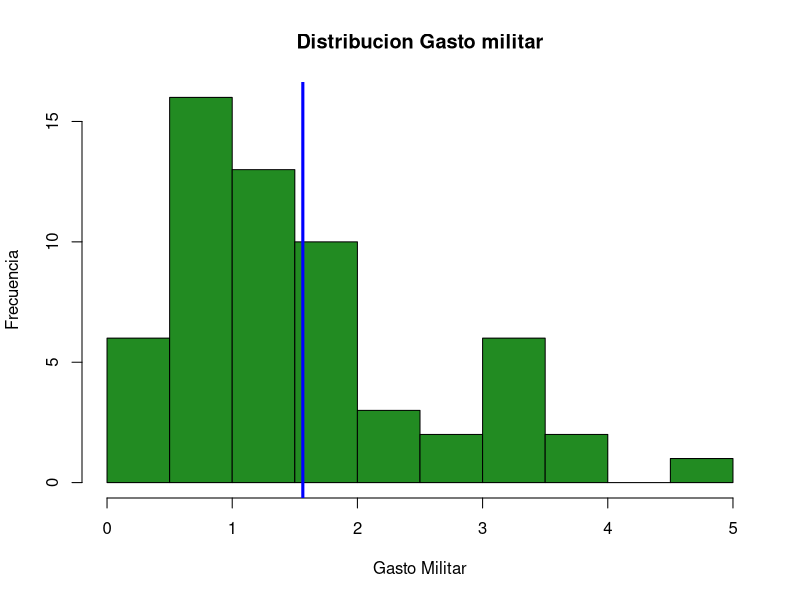
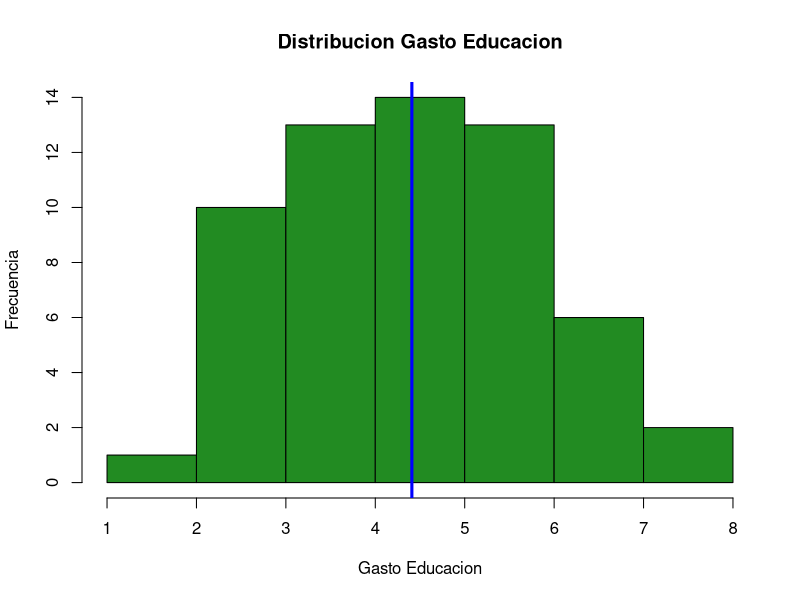
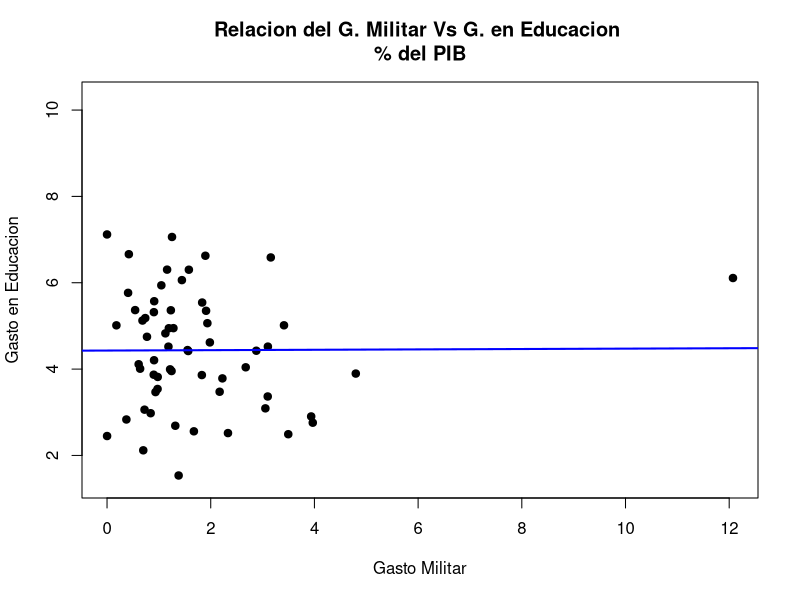
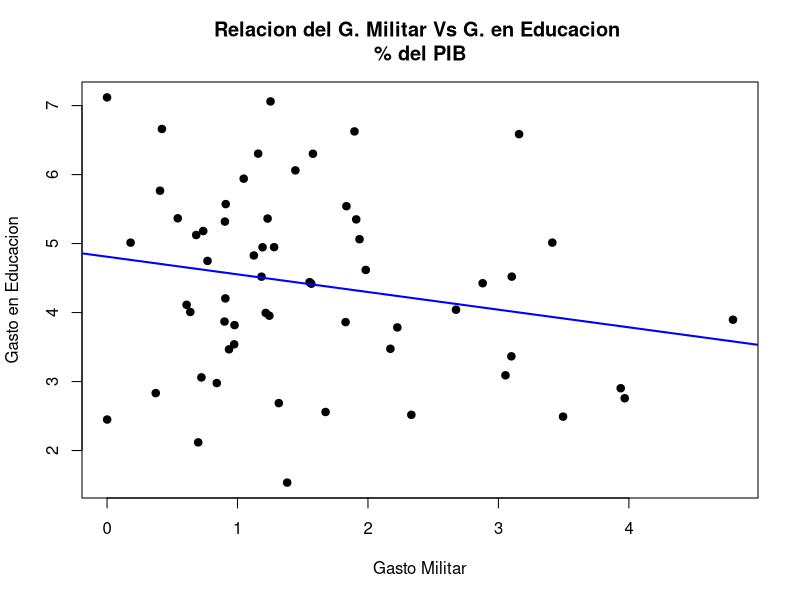

The R source for these figures, in order:
## ---- chunk 1
knitr::opts_chunk$set(echo = F,
                      message = F,
                      warning = F,
                      error = F,
                      fig.align = "center")

library(dplyr)
## ---- chunk 2
#Lectura de datos
Datos <- read.csv("DatosCompletosContinentesAct1.csv",encoding = "UTF-8")

## Omitir NA
df_reg <- Datos %>% 
  filter(!is.na(gasto_edu16)) %>% 
  filter(!is.na(gasto_militar17)) %>% 
  select(pais,continente2,gasto_militar17,gasto_edu16) %>% 
  filter(gasto_militar17<=10)

df_reg

## ---- chunk 3
hist(df_reg$gasto_militar17,
     xlab = "Gasto Militar",
     ylab = "Frecuencia",
     col = "forestgreen",
     main = "Distribucion Gasto militar")
abline(v = mean(df_reg$gasto_militar17),col="blue",lwd=3)
## ---- chunk 4
hist(df_reg$gasto_edu16,
     xlab = "Gasto Educacion",
     ylab = "Frecuencia",
     col = "forestgreen",
     main = "Distribucion Gasto Educacion")
abline(v = mean(df_reg$gasto_edu16),col="blue",lwd=3)
## ---- chunk 5
plot(x=Datos$gasto_militar17,
     y=Datos$gasto_edu16,
     xlab= "Gasto Militar",
     ylab = "Gasto en Educacion",
     main= "Relacion del G. Militar Vs G. en Educacion \n% del PIB",
     pch=19)
abline(lm(Datos$gasto_edu16~Datos$gasto_militar17),
       col="blue",
       lwd=2)

## ---- chunk 6
plot(x=df_reg$gasto_militar17,
     y=df_reg$gasto_edu16,
     xlab= "Gasto Militar",
     ylab = "Gasto en Educacion",
     main= "Relacion del G. Militar Vs G. en Educacion \n% del PIB",
     pch=19)
abline(lm(df_reg$gasto_edu16~df_reg$gasto_militar17),
       col="blue",
       lwd=2)
## ---- chunk 7
cor(Datos$gasto_militar17,Datos$gasto_edu16,use = "pairwise.complete.obs")
## ---- chunk 8
cor(df_reg$gasto_militar17,df_reg$gasto_edu16)
## ---- chunk 9
cor.test(Datos$gasto_militar17,Datos$gasto_edu16)
## ---- chunk 10
cor.test(df_reg$gasto_militar17,df_reg$gasto_edu16)
## ---- chunk 11
mod1<- lm(df_reg$gasto_edu16~df_reg$gasto_militar17)
summary(mod1)
## ---- chunk 12

## ---- chunk 13

